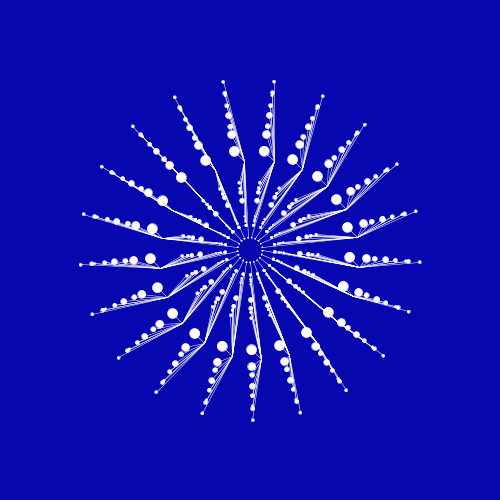
Frame 1 (no input)
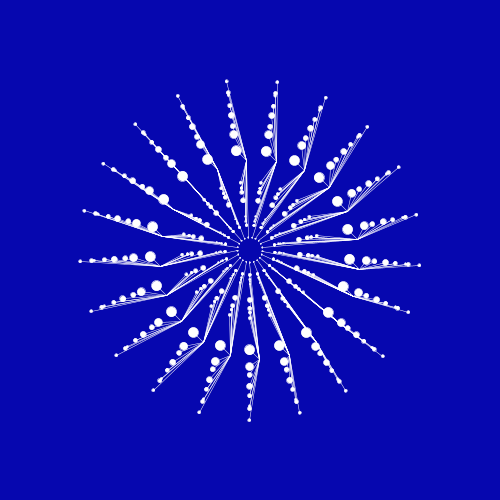
Frame 60 (the mouse pressed at the canvas centre just before this capture)
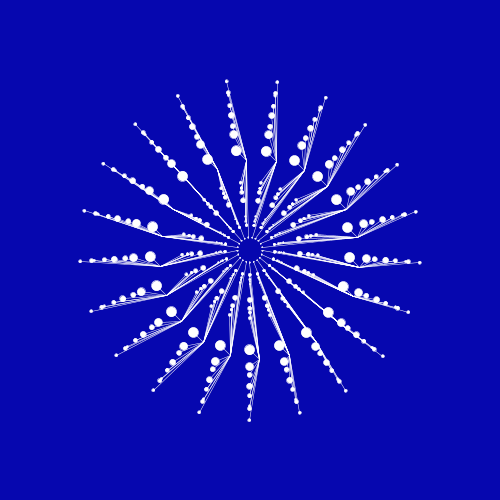
Frame 120 (the mouse held since frame 60 and released just before this capture)

The Processing sketch that drew these frames (run headless with seeded random() and noise(); from frame 60 on, the mouse is pressed at the canvas centre):

// Processing sketch: sketch_07022017
// ── sketch_07022017.pde
circleSystem cs;

void setup(){
  size(500,500);
  smooth();  cs = new circleSystem();

}

void draw(){
  translate(width/2, height/2);
  background(6,7,175);
  cs.display();
}
// ── Circle.pde
class Circle{
  float x,y, x2, y2;
  float angle;
  float speed = 0.02;
  float scalar = 100;
  float base = 0;
  Circle(float newAngle){
    angle = newAngle;
  }
  
  void move(){
  x = base + sin(angle) * scalar;
  y = base + cos(angle) * scalar;
  x2 = (base+10) + sin(angle) * scalar;
  y2 = (base+10) + cos(angle) * scalar;
  angle = angle + speed;
  }
  
  void display(){
    rond(x,y,10);
  }
  
  void rond(float x1, float y1, float size){
    stroke(255);
    strokeWeight(0.5);
    fill(255);
    line(x1,y1, x2, y2);
    ellipse(x1,y1,size,size);
    if(size>=5){
      rond(x1/4, y1/4,size/4);
      rond(x1/2, y1/2,size/2);
      rond(x1+(x1/4), y1+(y1/4),size/2);
      rond(x1+(x1/6), y1+(y1/6),size-2);
    }
  }
}
// ── circleSystem.pde
class circleSystem {
  float angle = 0;
  Circle[] circle = new Circle[21];
  circleSystem(){
    for(int i = 0; i<=circle.length-1; i++){
      angle = angle + 0.3;
      circle[i] = new Circle(angle);
    }
  }
  
  void display(){
    for(int i = 0; i<=circle.length-1; i++){
      circle[i].move();
      circle[i].display();
    }
  }
}
